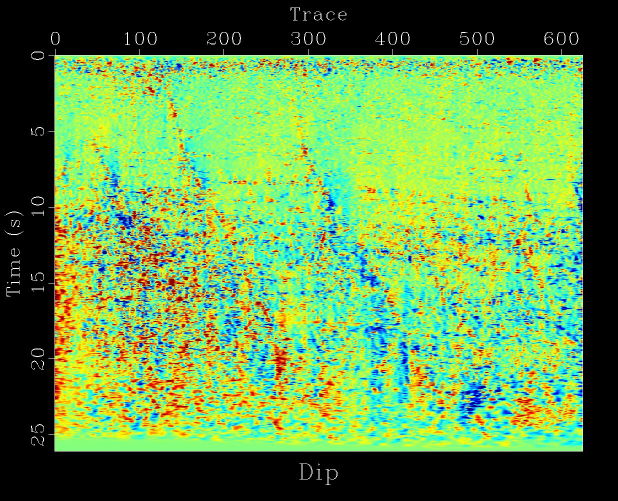
#> input picture data/Gram_Ganssle.jpg, 1236 x 1001 px (shown at 1/2 size); its folder holds only this picture in this run
$ python -i mycarta.py   (imports and definitions only)
#> lines starting #> are read from the running program, lines starting #| are printed output that depends on the picture; after the words box and inside, x2 and y2 are one past the last pixel; in counts of white or black regions, pixels touching at a corner belong together
import numpy as np
import scipy as sp
from scipy import ndimage as ndi
from skimage import color, exposure, feature
from skimage.filters import threshold_otsu
from skimage.morphology import remove_small_objects, disk, square, opening, dilation
from skimage.measure import find_contours, approximate_polygon
from skimage import segmentation
from skimage.future import graph
from skimage import transform as tf
from skimage.draw import polygon


def find_largest(img, threshold = 'opening'):
    """Function to find largest bright object in an image.
    Workflow:
    -   Convert to binary
    -   Find and retain only largest object in binary image
    -   Fill holes
    -   Apply opening and dilation to remove minutiae

    Current options to convert to binary:
    -   'opening':   applies global Otsu thresholding after a minor morphological opening (default)
    -   'global':    applies global Otsu thresholding
    -   'adaptive':  applies adaptive threshold after gaussian smoothing
    -   'tips':      eliminates both ~black and ~nearly white backgrounds
    -   'rag':       applies RAG thresholding, followed by global Otsu. Slowest method.

    Coming soon:
    -   'textural':  eliminates backgrounds of (any) constant colour based on GLCM or binary patterns
    -   'bilateral': applies adaptive threshold, but after bilateral smoothing"""
#> called with threshold = 'opening'


    # Gray scale conversion and contrast stretching
    gry = color.rgb2gray(img);
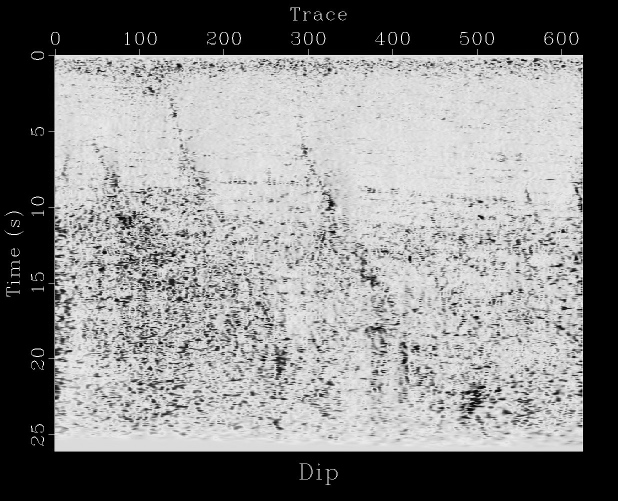
#> gry: shape (1001, 1236) float64 (shown at 1/2 size); min 0, max 1, mean 0.53
    p2, p95 = np.percentile(gry, (2, 95))
#> p2 = 0; p95 = 0.901

    if threshold == 'rag':
        labels1 = segmentation.slic(img, compactness=50, n_segments=500)
        out1 = color.label2rgb(labels1, img, kind='avg')
        thresh =  min(np.shape(out1)[:1])/10 # threshold = 1/10th of the smallest side of the image
                                             # with a large value we get few colours
        g = graph.rag_mean_color(img, labels1)
        labels2 = graph.cut_threshold(labels1, g, thresh)
        out2 = color.label2rgb(labels2, img, kind='avg')
        out2 = color.rgb2gray(out2);
        global_thresh = threshold_otsu(out2)
        binary = out2 < global_thresh

    elif threshold == 'tips':
        rescale = exposure.rescale_intensity(gry, in_range=(p2, p95))
        binary = np.logical_and(color.rgb2gray(rescale) > 0.05, color.rgb2gray(rescale) < 0.95)

    elif threshold == 'adaptive':
        gry = sp.ndimage.filters.gaussian_filter(color.rgb2gray(gry),7)
        rescale = exposure.rescale_intensity(gry, in_range=(p2, p95))
        thresh_sauvola = threshold_sauvola(rescale, window_size=99)
        binary = rescale < thresh_sauvola

    elif threshold == 'global':
        rescale = exposure.rescale_intensity(gry, in_range=(p2, p95))
        global_thresh = threshold_otsu(rescale)
        binary = rescale < global_thresh

    else:
        rescale = 1-opening(1-(exposure.rescale_intensity(gry, in_range=(p2, p95))), disk(2))
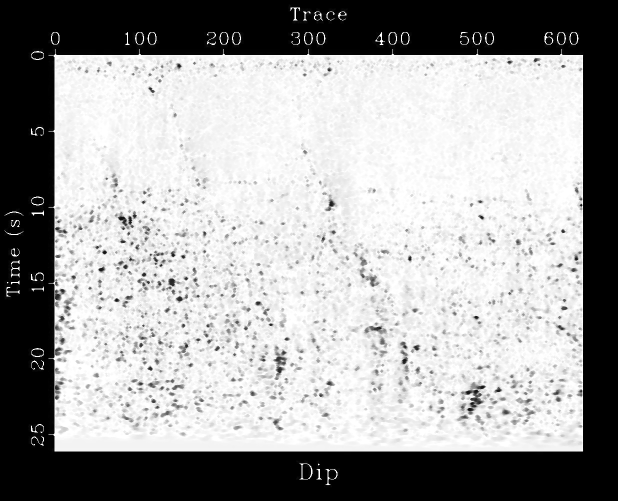
#> rescale: shape (1001, 1236) float64 (shown at 1/2 size); min 0, max 1, mean 0.639
        global_thresh = threshold_otsu(rescale)
#> global_thresh = 0.475
        binary = rescale < global_thresh
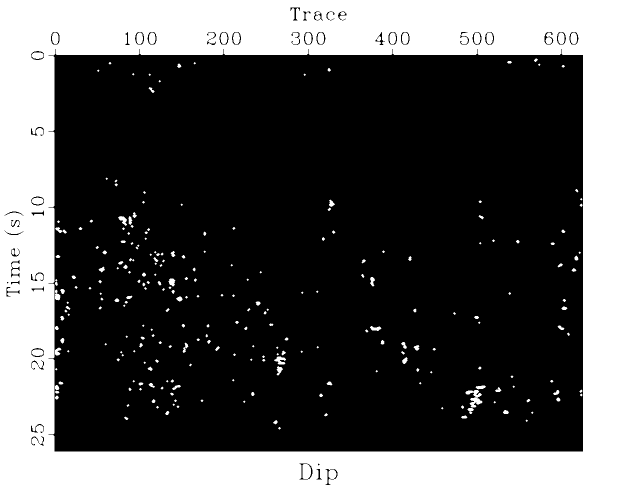
#> binary: shape (1001, 1236) bool (shown at 1/2 size); 32.6% white; 248 white regions (96 under 20 px), largest, box (x1, y1, x2, y2) and area: (0, 0, 1236, 1001) 393983, (931, 780, 965, 815) 542, (548, 713, 572, 729) 224


    # Detect largest bright element in the binary image. Making the assumption it would be the map.
    # Eliminate everything else (text, colorbar, holes, ...).
    # Label all white objects (made up of ones)
    label_objects, nb_labels = ndi.label(binary) # ndimage.label actually labels 0 (background) as 0 and then
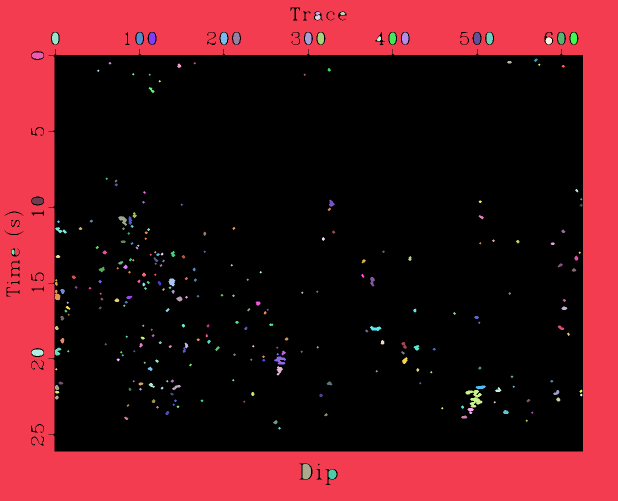
#> label_objects: shape (1001, 1236) int32 (shown at 1/2 size); 275 distinct labels, from 0 to 274; one colour per label, 0 black
#> nb_labels = 274
                                                        # labels every nonzero object as 1, 2, ... n.
    # Calculate every labeled object's size.
    # np.bincount ignores whether input is an image or another type of array.
    # It just calculates the binary sizes, including for the 0 (background).
    sizes = np.bincount(label_objects.ravel())
#> sizes = 275 values, max 834151 at index 0, min 13 at index 24, mean 4499
    sizes[0] = 0    # This sets the size of the background to 0 so that if it happened to be larger than
                    # the largest white object it would not matter

    # Keep only largest object
    binary_objects = remove_small_objects(binary, max(sizes))
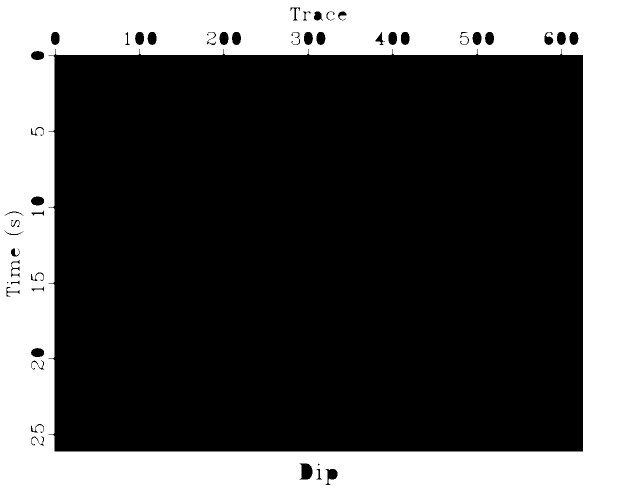
#> binary_objects: shape (1001, 1236) bool (shown at 1/2 size); 31.4% white; 1 white region, box (x1, y1, x2, y2) and area: (0, 0, 1236, 1001) 388747

    # Remove holes from it (black regions inside white object)
    binary_holes = ndi.morphology.binary_fill_holes(binary_objects)
#> binary_holes: shape (1001, 1236) bool; every value is 1

    # This may help remove minutiae on the outside (tick marks and tick labels)
    binary_mask = opening(binary_holes, disk(7))
    return binary_mask


# [111 lines left out: functions ordered, rectify_seismic, auto_canny, is_rectangle, remove_annotations, not called in this run]


>>> import cv2
>>> picture = cv2.cvtColor(cv2.imread('data/Gram_Ganssle.jpg'), cv2.COLOR_BGR2RGB)
>>> result = find_largest(picture)

$ run again, on data/ceres_NASA_JPL-Caltech_UCLA_MPS_DLR_IDA.png
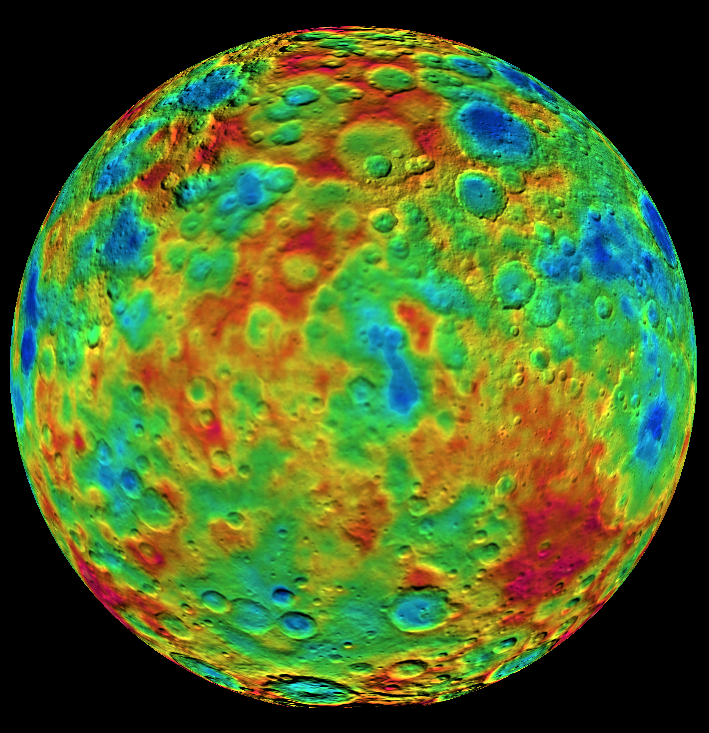
#> input picture data/ceres_NASA_JPL-Caltech_UCLA_MPS_DLR_IDA.png, 709 x 733 px
#> p2 = 0; p95 = 0.692
#> global_thresh = 0.412
#> binary: shape (733, 709) bool; 31.8% white; 91 white regions (23 under 20 px), largest, box (x1, y1, x2, y2) and area: (0, 0, 709, 733) 150937, (495, 496, 609, 608) 5976, (469, 109, 507, 139) 725
#> in find_largest, `label_objects, nb_labels = ndi.label(binary)`:
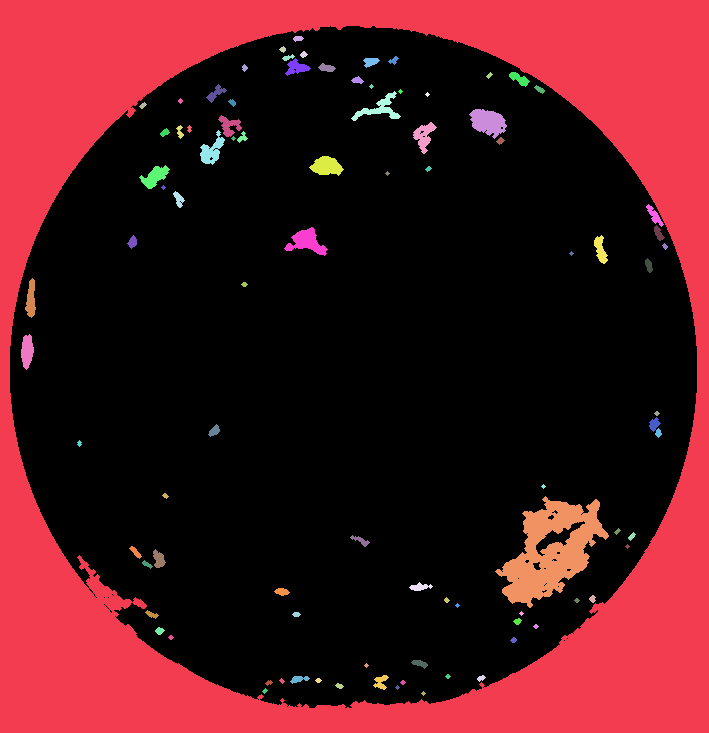
#> label_objects: shape (733, 709) int32; 93 distinct labels, from 0 to 92; one colour per label, 0 black
#> nb_labels = 92
#> sizes = 93 values, max 354518 at index 0, min 13 at index 15, mean 5588.1
#> in find_largest, `binary_objects = remove_small_objects(binary, max(sizes))`:
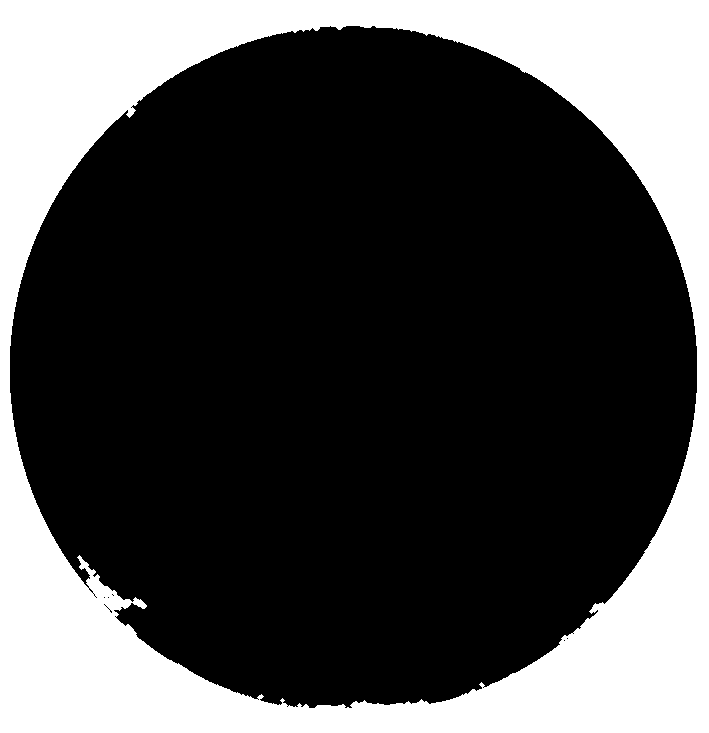
#> binary_objects: shape (733, 709) bool; 29% white; 1 white region, box (x1, y1, x2, y2) and area: (0, 0, 709, 733) 150937
#> binary_holes: shape (733, 709) bool; every value is 1
